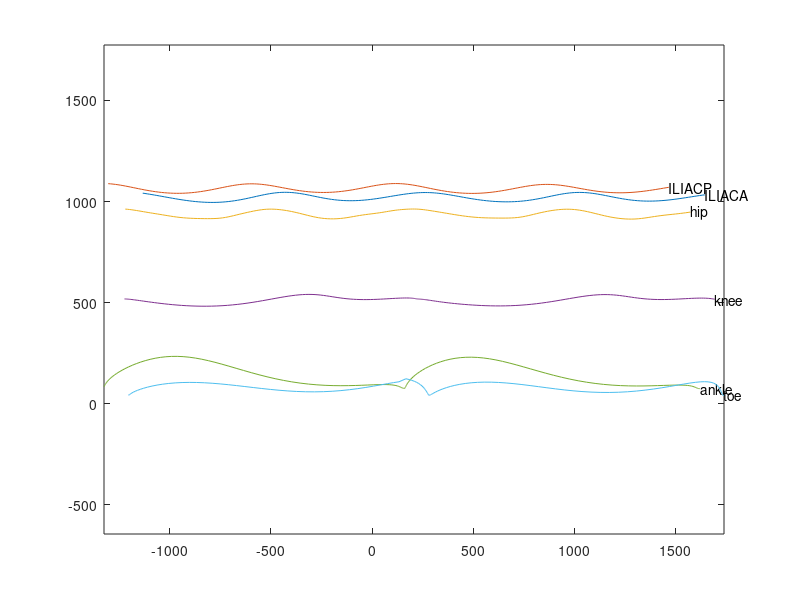
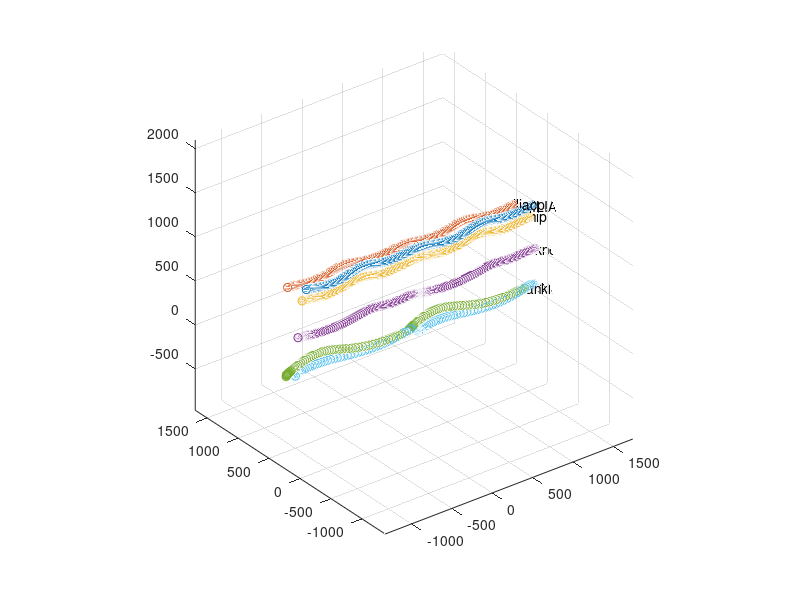
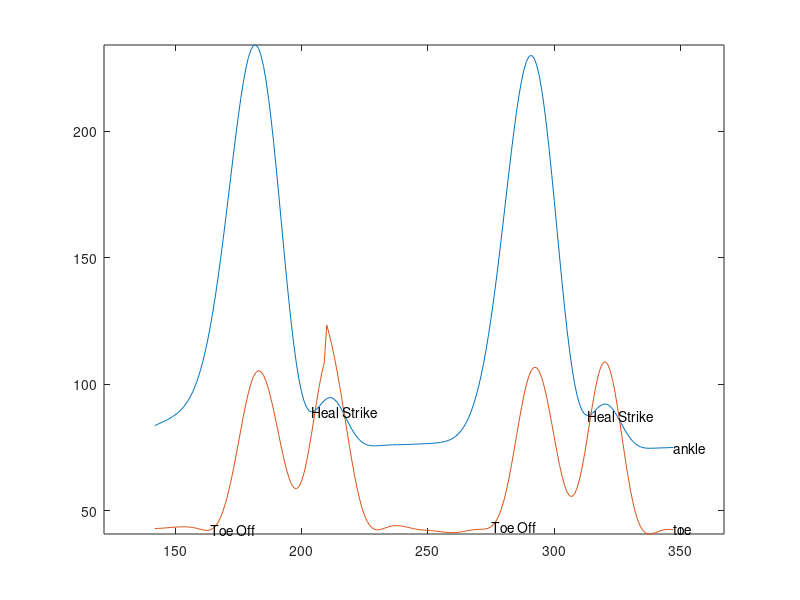
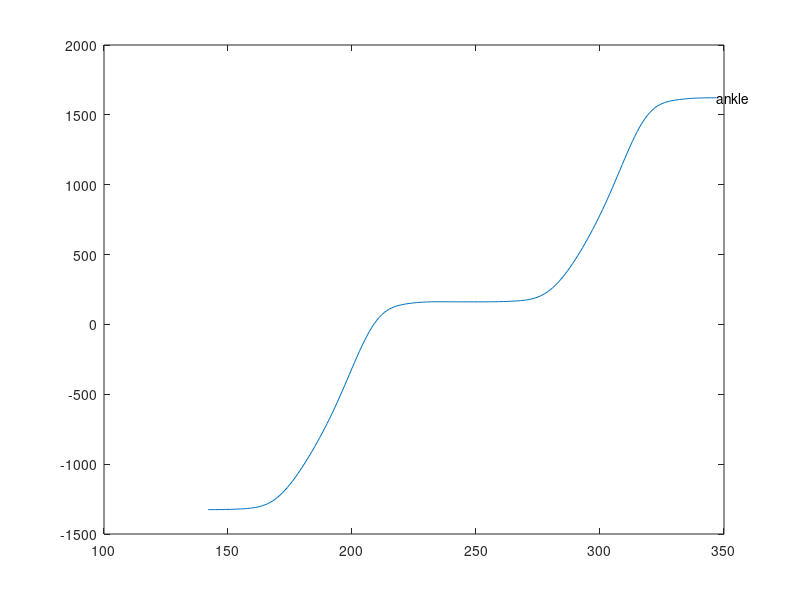

Write the MATLAB code that produced these figures, in order.
%% gait.m -- Starter File for Gait Data Analysis
clear all

% Load the data into arrays A (marker data)
A = csvread('markers.csv');

% Find the number of rows and columns in A
[rA,cA] = size(A);

% initialize arrays of datapt number & assign to an array
datapt = zeros(rA,1);
datapt(:,1) = A(:,1);

% initialize arrays for marker data
iliaca = zeros(rA,3);     %anterior superior iliac spine (ASIS)
iliacp = zeros(rA,3);     %posterior superior iliac spine (PSIS)
hip = zeros(rA,3);        %greater trochanter (TRO) 
knee = zeros(rA,3);       %lateral femoral condyle (LFC)
ankle = zeros(rA,3);      %later malleolus (LMA)
toe = zeros(rA,3);        %metatarsal 2nd head (TOE)

% Assign xyz coordinates of markers to right side iliac, hip, knee,
% ankle, toe arrays
iliaca(:,1) = A(:,5);   % ASIS x
iliaca(:,2) = A(:,6);   % ASIS y
iliaca(:,3) = A(:,7);   % ASIS z
iliacp(:,1) = A(:,11);  % PSIS x
iliacp(:,2) = A(:,12);  % PSIS y
iliacp(:,3) = A(:,13);  % PSIS z
hip(:,1) = A(:,17);     % TRO x
hip(:,2) = A(:,18);     % TRO y
hip(:,3) = A(:,19);     % TRO z
knee(:,1) = A(:,23);	% LFC x
knee(:,2) = A(:,24);    % LFC y
knee(:,3) = A(:,25);	% LFC z
ankle(:,1) = A(:,29);	% LMA x
ankle(:,2) = A(:,30);   % LMA y
ankle(:,3) = A(:,31);	% LMA z
toe(:,1) = A(:,35);     % TOE x
toe(:,2) = A(:,36);     % TOE y
toe(:,3) = A(:,37);     % TOE z

%%%%%%%%%%%%% YOU NEED TO CONTINUE THE CODE FROM HERE 
figure(1)
% Plot xz trajectories
% iliaca
plot(iliaca(:,1),iliaca(:,3))
hold on
text(iliaca(rA,1),iliaca(rA,3),'ILIACA')

plot(iliacp(:,1),iliacp(:,3))
hold on
text(iliacp(rA,1),iliacp(rA,3),'ILIACP')

plot(hip(:,1),hip(:,3))
hold on
text(hip(rA,1),hip(rA,3),'hip')

plot(knee(:,1),knee(:,3))
hold on
text(knee(rA,1),knee(rA,3),'knee')

plot(ankle(:,1),ankle(:,3))
hold on
text(ankle(rA,1),ankle(rA,3),'ankle')

plot(toe(:,1),toe(:,3))
hold on
text(toe(rA,1),toe(rA,3),'toe')

axis('equal')

%%%%%%%%%%%%%%%%%%%%%%%%%%%%%%%%%%%%%%%%%%%%%%%%%%%%%%%%%%%%%%%%%%%%%%%%%%%
figure(2)

scatter3(iliaca(:,1),iliaca(:,2),iliaca(:,3))
hold on
text(iliaca(rA,1),iliaca(rA,2),iliaca(rA,3),'ILIACA')

scatter3(iliacp(:,1),iliacp(:,2),iliacp(:,3))
hold on
text(iliacp(rA,1),iliacp(rA,2),iliacp(rA,3),'iliacp')

scatter3(hip(:,1),hip(:,2),hip(:,3))
hold on
text(hip(rA,1),hip(rA,2),hip(rA,3),'hip')

scatter3(knee(:,1),knee(:,2),knee(:,3))
hold on
text(knee(rA,1),knee(rA,2),knee(rA,3),'knee')

scatter3(ankle(:,1),ankle(:,2),ankle(:,3))
hold on
text(ankle(rA,1),ankle(rA,2),ankle(rA,3),'ankle')

scatter3(toe(:,1),toe(:,2),toe(:,3))
hold on
text(toe(rA,1),toe(rA,2),toe(rA,3),'toe')

axis('equal')

%%%%%%%%%%%%%%%%%%%%%%%%%%%%%%%%%%%%%%%%%%%%%%%%%%%%%%%%%%%%%%%%%%%%%%%%%%%

figure(3)

plot(datapt(:,1),ankle(:,3))
hold on
text(datapt(rA,1),ankle(rA,3),'ankle')

plot(datapt(:,1),toe(:,3))
hold on
text(datapt(rA,1),toe(rA,3),'toe')

text(204,89.1,'Heal Strike')
text(313,87.71,'Heal Strike')
text(164,42.8,'Toe Off')
text(275,43.71,'Toe Off')


axis('equal')

%%%%%%%%%%%%%%%%%%%%%%%%%%%%%%%%%%%%%%%%%%%%%%%%%%%%%%%%%%%%%%%%%%%%%%%%%%%

figure(4)

plot(datapt(:,1),ankle(:,1))
hold on
text(datapt(rA,1),ankle(rA,1),'ankle')

figure(5)

plot(datapt(:,1),iliaca(:,1))
hold on
text(datapt(rA,1),iliaca(rA,1),'iliaca')


